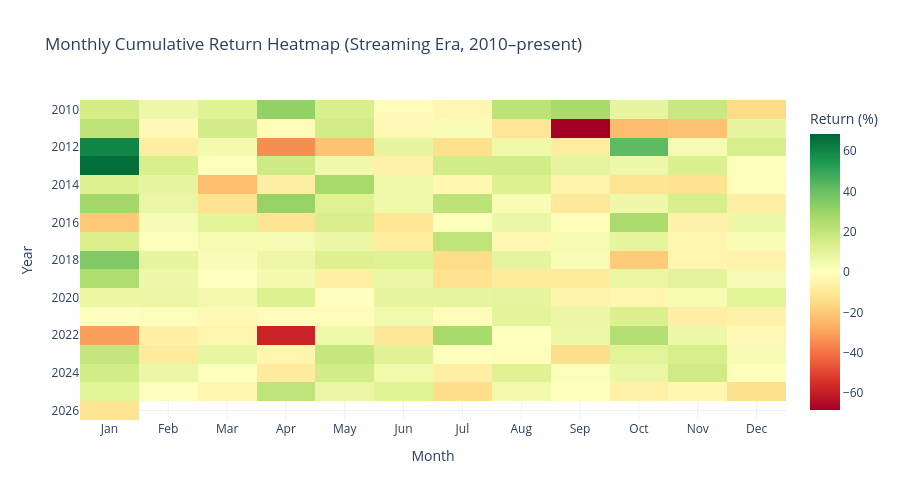

Notebook code cell kept with this figure:
### Markdown cell above
---
## Best and Worst Months

This heatmap shows how Netflix performed each month, year by year, since it became a streaming company.

### Code cell
month_names = ['Jan','Feb','Mar','Apr','May','Jun','Jul','Aug','Sep','Oct','Nov','Dec']

pivot = df.pivot_table(values='Daily_Return', index='Year', columns='Month', aggfunc='sum')
pivot.columns = month_names
pivot = pivot[pivot.index >= 2010]

fig = px.imshow(
    pivot,
    color_continuous_scale='RdYlGn',
    color_continuous_midpoint=0,
    aspect='auto',
    title='Monthly Cumulative Return Heatmap (Streaming Era, 2010–present)',
    labels=dict(x='Month', y='Year', color='Return (%)')
)
fig.update_layout(template='plotly_white', height=500)
fig.show()

### Figure 1 — Plotly figure (JSON) as saved in the notebook; plotly's stock layout.template omitted (floating-point values rounded to 4 significant figures; data arrays with more than 128 entries replaced by an {"elided": "..."} marker saying what was removed)
{"data": [{"coloraxis": "coloraxis", "hovertemplate": "Month: %{x}<br>Year: %{y}<br>Return (%): %{z}<extra></extra>", "name": "0", "type": "heatmap", "x": ["Jan", "Feb", "Mar", "Apr", "May", "Jun", "Jul", "Aug", "Sep", "Oct", "Nov", "Dec"], "xaxis": "x", "y": [2010, 2011, 2012, 2013, 2014, 2015, 2016, 2017, 2018, 2019, 2020, 2021, 2022, 2023, 2024, 2025, 2026], "yaxis": "y", "z": {"elided": "17x12 float values"}}], "layout": {"coloraxis": {"cmid": 0, "colorbar": {"title": {"text": "Return (%)"}}, "colorscale": [[0, "rgb(165,0,38)"], [0.1, "rgb(215,48,39)"], [0.2, "rgb(244,109,67)"], [0.3, "rgb(253,174,97)"], [0.4, "rgb(254,224,139)"], [0.5, "rgb(255,255,191)"], [0.6, "rgb(217,239,139)"], [0.7, "rgb(166,217,106)"], [0.8, "rgb(102,189,99)"], [0.9, "rgb(26,152,80)"], [1, "rgb(0,104,55)"]]}, "height": 500, "title": {"text": "Monthly Cumulative Return Heatmap (Streaming Era, 2010–present)"}, "xaxis": {"anchor": "y", "domain": [0, 1], "title": {"text": "Month"}}, "yaxis": {"anchor": "x", "autorange": "reversed", "domain": [0, 1], "title": {"text": "Year"}}}}
